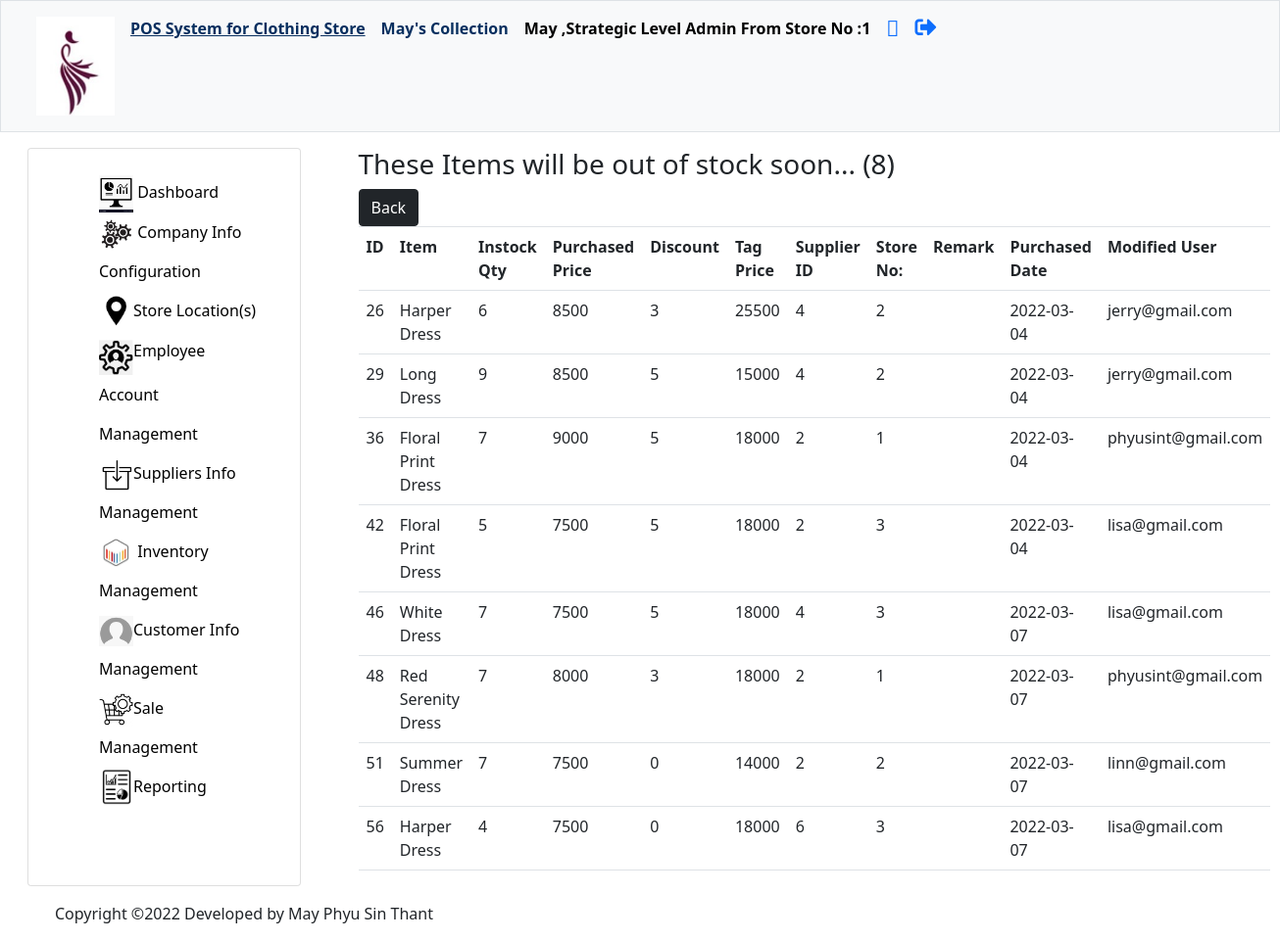
/out-of-stock-item.php (signed in), run on the app's committed database.
### tables this page shows
CREATE TABLE `companyinfo` (
  `ID` int(11) NOT NULL COMMENT 'ID',
  `companyName` varchar(255) NOT NULL COMMENT 'Company/Organization who is using this POS System',
  `logo` varchar(255) DEFAULT NULL COMMENT 'Business Owners'' can set Company Logo'
);

CREATE TABLE `employee` (
  `employeeID` int(11) NOT NULL COMMENT 'Employee ID',
  `employeeName` varchar(255) NOT NULL COMMENT 'Employee Name',
  `password` varchar(255) NOT NULL COMMENT 'Hashed Password',
  `profileImage` varchar(255) DEFAULT NULL COMMENT 'Profile Photo',
  `address` varchar(255) DEFAULT NULL COMMENT 'Employee''s Address',
  `phone` int(11) NOT NULL COMMENT 'Employee''s Phone Number',
  `email` varchar(255) NOT NULL COMMENT 'Email',
  `position` varchar(255) NOT NULL COMMENT 'Positions such as cashier, marketing leader, CEO, CFO, etc.',
  `level` varchar(255) NOT NULL COMMENT 'Operational, Tactical & Strategic Levels',
  `storeNo` int(11) NOT NULL COMMENT 'Store Number when organization has multiple branches',
  `remark` varchar(255) NOT NULL COMMENT 'Set Remark - Active or Inactive'
);

CREATE TABLE `inventory` (
  `inventoryID` int(11) NOT NULL COMMENT 'Inventory ID',
  `itemID` int(11) NOT NULL COMMENT 'Item ID',
  `instockqty` int(11) NOT NULL COMMENT 'In Stock Quantity of Each Item Type in Inventory',
  `purchasePrice` int(11) NOT NULL COMMENT 'Purchased or Original Price',
  `discount` int(11) NOT NULL COMMENT 'Discount',
  `tagPrice` int(11) NOT NULL COMMENT 'Sale Price or Tag Price',
  `supplierID` int(11) NOT NULL COMMENT 'Supplier ID',
  `storeNo` int(11) NOT NULL COMMENT 'Store Number when organization has multiple branches',
  `remark` varchar(255) DEFAULT NULL COMMENT 'Set Remark',
  `purchasedDate` date NOT NULL COMMENT 'The Date when an item is purchased from supplier',
  `modifiedUser` varchar(255) NOT NULL COMMENT 'Employee Name who modified this record'
);

CREATE TABLE `itemlist` (
  `itemID` int(11) NOT NULL COMMENT 'Item ID',
  `itemName` varchar(255) NOT NULL COMMENT 'Item/Product Name',
  `categoryName` varchar(255) NOT NULL COMMENT 'Category Name',
  `description` varchar(255) DEFAULT NULL COMMENT 'Item/ Product Description',
  `image` varchar(255) NOT NULL COMMENT 'item image'
);

### out-of-stock-item.php (the view, shortened to what this page needs)
<?php
    include("admin/conf/config.php");
?>
<!DOCTYPE html>
<html>
    <head>
        <link rel = "stylesheet" href = "css/style.css">
        <link href="https://cdn.jsdelivr.net/npm/bootstrap@5.0.2/dist/css/bootstrap.min.css" rel="stylesheet">    </head>
        <link rel="stylesheet" href="https://cdn.jsdelivr.net/npm/bootstrap@4.6.1/dist/css/bootstrap.min.css">
         <?php
        include("header-navigation.php");
        ?>
    </head>
    <body>
        <section class = "container mx-3">
        <div class = "row mx-0 px-0 ">
        <?php
        include("sidebar.php"); ?>
        <main class = "col-lg-8 col-md-8 col-sm-12 col-xs-12 my-0 py-3 mx-auto px-auto ">
            <h3>These Items will be out of stock soon...  (<?php
                $results = "SELECT COUNT(inventoryID) FROM `inventory` WHERE instockqty < 10 ";
                $count = $conn->query( $results);
                $number_of_rows = $count->fetchColumn();
                    echo $number_of_rows;
                ?>)
            </h3>
            <a href = "view-inventory-mgmt.php" type = "button" class = "btn btn-dark">Back</a>
            <table class= "table table-border ">
                <tr>
                    <th>ID </th>
                    <th>Item  </th>
                    <th>Instock Qty</th>
                    <th>Purchased Price </th>
                    <th>Discount </th>
                    <th>Tag Price</th>
                    <th>Supplier ID </th>
                    <th>Store No: </th>
                     <th>Remark </th>
                    <th>Purchased Date </th>
                    <th>Modified User </th>
                </tr>
                <?php
                    $result = "SELECT inventory.* , itemlist.itemName FROM `inventory`
                    JOIN itemlist
                    ON inventory.itemID = itemlist.itemID
                    WHERE inventory.instockqty < 10";
                    $rows = $conn->query($result);
                    foreach( $rows as $row ) :
                ?>
                <tr>
                    <td><?php echo $row['inventoryID']?></td>
                    <td><?php echo $row['itemName']?></td>
                    <td><?php echo $row['instockqty']?></td>
                    <td><?php echo $row['purchasePrice']?></td>
                    <td><?php echo $row['discount']?></td>
                    <td><?php echo $row['tagPrice']?></td>
                    <td><?php echo $row['supplierID']?></td>
                    <td><?php echo $row['storeNo']?></td>
                    <td><?php echo $row['remark']?></td>
                    <td><?php echo $row['purchasedDate']?></td>
                    <td><?php echo $row['modifiedUser']?></td>
                </tr>
            <?php endforeach; ?>
            </table>
        </main>
    </body>
    <footer class = "container mx-3">
            <p>Copyright  ©2022 Developed by May Phyu Sin Thant </p>
    </footer>

### header-navigation.php (shortened to what this page needs)
<?php
    include("admin/conf/config.php");
?>
<!DOCTYPE html>
<html>
    <head>
        <link href="https://cdn.jsdelivr.net/npm/bootstrap@5.0.2/dist/css/bootstrap.min.css" rel="stylesheet">    </head>
        <link rel="stylesheet" href="https://pro.fontawesome.com/releases/v5.10.0/css/all.css"/>
    <body>
        <nav class="navbar navbar-expand-lg  navbar-expand-md  bg-light sticky-top border" id = "sidebar-wrapper">
            <div class="container-fluid">
                <div class="collapse navbar-collapse" id="navbarNavAltMarkup">
                    <div class="navbar-nav">
                        <a class="nav-link" href="dashboard.php"  aria-current="page" >
                            <?php if(isset($_SESSION['auth'])) {
                                $results = "SELECT * FROM `companyinfo` ";
                                $companyInfo = $conn->query( $results);
                                foreach( $companyInfo as $row ) {
                                    $companyName = $row['companyName'];
                                } ?>
                            <img src="imgs/<?php echo $row['logo'] ?>"  width="80" >
                        </a>
                        <a class="nav-link" href="dashboard.php"  aria-current="page" style = "color : #072F5F; text-decoration: underline;"><b>POS System for Clothing Store</b></a>
                        <a class="nav-link" href="dashboard.php"  aria-current="page" style = "color : #072F5F;">
                            <b><?php
                               if(isset($row)) {
                                    echo $companyName;
                                }
                            }?></b>
                        </a>
                        <b><a class="nav-link" href="#" style = "color : black;">
                        <?php if(isset($_SESSION['auth'])) {
                                $email = $_SESSION['email'];
                                $results = "SELECT * FROM `employee` WHERE email = '$email' ";
                                $employeeInfo = $conn->query( $results);
                                foreach( $employeeInfo as $row ) {
                                    $name = $row['employeeName'];
                                    $level = $row['level'];
                                    $store = $row['storeNo'];
                                }
                                if(isset($row)) { ?>
                                <?php
                                    echo $name.'  '.',';
                                    echo $level.' Level Admin';
                                    echo '  From Store No :'.$store;
                                }
                            }?> </a> </b>
                        <a class = "nav-link" href = "view-profile.php"><i class="fad fa-id-card" style = "font-size: 22px;"></i></a>
                       <a class = "nav-link" href = "logout.php"><i class="fas fa-sign-out-alt" style = "font-size: 22px;"></i></a>
                    </div>
                </div>
            </div>
        </nav>
    </body>
</html>

### sidebar.php (shortened to what this page needs)
<?php
    include("admin/conf/config.php");
    $email = $_SESSION['email'];
    $results = "SELECT level FROM `employee` WHERE email = '$email'" ;
    $sql = $conn->query( $results);
    foreach( $sql as $row ) {
        $accessLevel = $row['level'];
    }
?>
        <aside class = "col-lg-3 col-md-4 col-sm-12 col-xs-12 my-3 py-3 mx-0 px-0 card">
            <nav class="navbar navbar-expand-lg  navbar-expand-md  " id = "sidebar-wrapper">
                 <div class="container-fluid">
                    <div class="collapse navbar-collapse" id="navbarNavAltMarkup">
                        <ul class="sidebar-nav">
                            <li><a class="sidebar-nav-item" href="dashboard.php"  aria-current="page">
                                <img src = "imgs\dashboard logo.jpg" alt = "logo" > </img>Dashboard</a>
                            </li>
                            <?php
                            if($accessLevel != "Strategic"){
                            ?>
                                <li><a class="sidebar-nav-item " href="#"  aria-current="page" >
                                    <img src = "imgs\store config.png" alt = "logo" > </img>Company Info Configuration</a>
                                </li>
                                <li><a class="sidebar-nav-item " href="#"  aria-current="page" >
                                    <img src = "imgs\locations.png" alt = "logo" > </img>Store Location(s)</a>
                                </li>
                                 <li><a class="sidebar-nav-item" href="#"  aria-current="page">
                                    <img src = "imgs\employee account management.png" alt = "logo"></img>Employee Account Management</a>
                                </li>
                            <?php }else { ?>
                                <li><a class="sidebar-nav-item" href="company-info-config.php"  aria-current="page">
                                    <img src = "imgs\store config.png" alt = "logo" > </img>Company Info Configuration</a>
                                </li>
                                <li><a class="sidebar-nav-item" href="store-location.php"  aria-current="page">
                                    <img src = "imgs\locations.png" alt = "logo"></img>Store Location(s)</a>
                                </li>
                                  <li><a class="sidebar-nav-item" href="view-employee-mgmt.php"  aria-current="page">
                                    <img src = "imgs\employee account management.png" alt = "logo"></img>Employee Account Management</a>
                                </li>
                            <?php }
                             if($accessLevel != "Operational"){ ?>
                                <li><a class="sidebar-nav-item" href="view-supplier-mgmt.php"  aria-current="page">
                                    <img src = "imgs\supplier logo.png" alt = "logo"></img>Suppliers Info Management</a>
                                </li>
                            <?php }  else { ?>
                                <li><a class="sidebar-nav-item" href="#"  aria-current="page">
                                    <img src = "imgs\supplier logo.png" alt = "logo"></img>Suppliers Info Management</a>
                                </li>
                            <?php }
                            ?>
                            <li><a class="sidebar-nav-item" href="view-inventory-mgmt.php"  aria-current="page">
                                <img src = "imgs\inventory mgmt.jpg" alt = "logo"></img> Inventory Management</a>
                            </li>
                            <li><a class="sidebar-nav-item" href="view-customer-mgmt.php"  aria-current="page">
                                <img src = "imgs\user profile.png" alt = "logo"></img>Customer Info Management</a>
                            </li>
                            <li><a class="sidebar-nav-item" href="view-sale-mgmt.php"  aria-current="page">
                                <img src = "imgs\sale mgmt.png" alt = "logo"></img>Sale Management</a>
                            </li>
                            <?php
                            if($accessLevel != "Operational"){ ?>
                            <li><a class="sidebar-nav-item" href="report-dashboard.php"  aria-current="page">
                                <img src = "imgs\report.png" alt = "logo"></img>Reporting</a>
                            </li>
                            <?php } else { ?>
                            <li><a class="sidebar-nav-item" href="#"  aria-current="page">
                                <img src = "imgs\report.png" alt = "logo"></img>Reporting</a>
                            </li>
                            <?php } ?>
                        </ul>
                    </div>
                </div>
            </nav>
        </aside>

### css/style.css (style rules this page uses)
nav, main { height: auto; }
aside { height: auto; background: white; flex-grow: 1; }
main { flex-grow: 3; }
div ul li a { color: black; }
ul { list-style-type: none; padding: 0; margin: 0; }
ul li a { display: inline; text-decoration: dashed; width: 100%; line-height: 250%; }
ul li a img { width: 35px; height: auto; }

### data on the page
companyinfo: logo (picture), companyName "May's Collection"
employee: employeeName "May", level "Strategic", storeNo "1"
inventory: inventoryID "26", itemID.itemName "Harper Dress", instockqty "6", purchasePrice "8500", discount "3", tagPrice "25500", supplierID "4", storeNo "2", purchasedDate "2022-03-04", modifiedUser "jerry@gmail.com"
inventory: inventoryID "29", itemID.itemName "Long Dress", instockqty "9", purchasePrice "8500", discount "5", tagPrice "15000", supplierID "4", storeNo "2", purchasedDate "2022-03-04", modifiedUser "jerry@gmail.com"
inventory: inventoryID "36", itemID.itemName "Floral Print Dress", instockqty "7", purchasePrice "9000", discount "5", tagPrice "18000", supplierID "2", storeNo "1", purchasedDate "2022-03-04", modifiedUser "phyusint@gmail.com"
inventory: inventoryID "42", itemID.itemName "Floral Print Dress", instockqty "5", purchasePrice "7500", discount "5", tagPrice "18000", supplierID "2", storeNo "3", purchasedDate "2022-03-04", modifiedUser "lisa@gmail.com"
inventory: inventoryID "46", itemID.itemName "White Dress", instockqty "7", purchasePrice "7500", discount "5", tagPrice "18000", supplierID "4", storeNo "3", purchasedDate "2022-03-07", modifiedUser "lisa@gmail.com"
inventory: inventoryID "48", itemID.itemName "Red Serenity Dress", instockqty "7", purchasePrice "8000", discount "3", tagPrice "18000", supplierID "2", storeNo "1", purchasedDate "2022-03-07", modifiedUser "phyusint@gmail.com"
inventory: inventoryID "51", itemID.itemName "Summer Dress", instockqty "7", purchasePrice "7500", discount "0", tagPrice "14000", supplierID "2", storeNo "2", purchasedDate "2022-03-07", modifiedUser "linn@gmail.com"
inventory: inventoryID "56", itemID.itemName "Harper Dress", instockqty "4", purchasePrice "7500", discount "0", tagPrice "18000", supplierID "6", storeNo "3", purchasedDate "2022-03-07", modifiedUser "lisa@gmail.com"

### other printed values
$number_of_rows "8"
